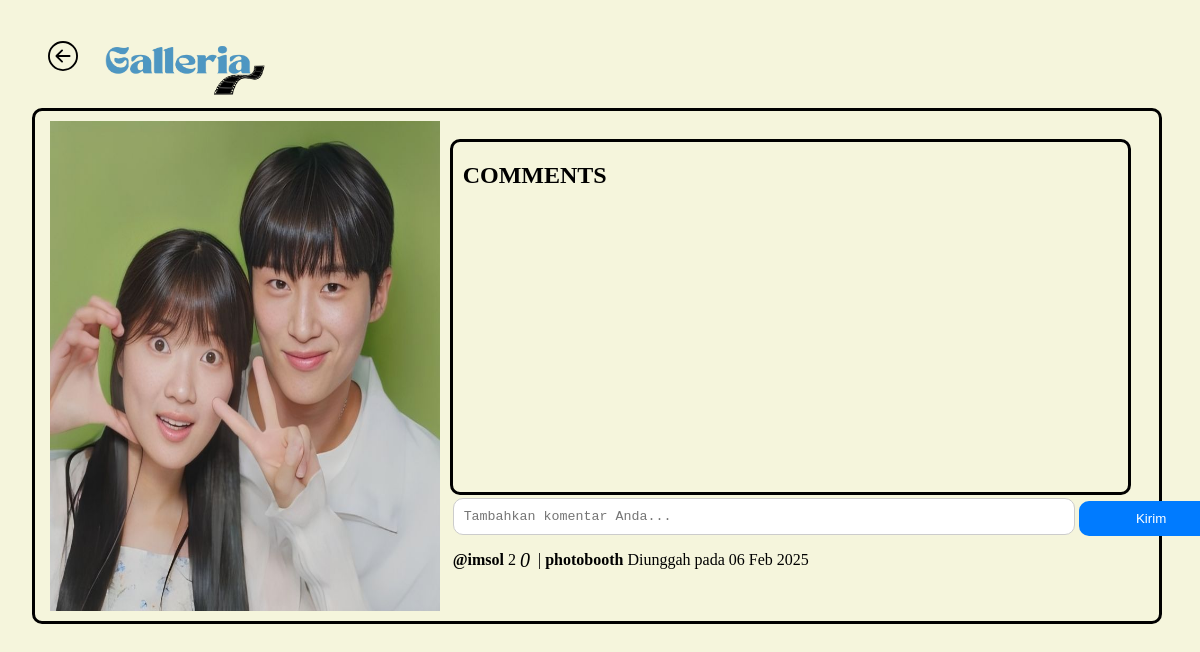
/detail_foto.php?id=1 (signed in), run on the app's committed database.
### tables this page shows
CREATE TABLE `foto` (
  `foto_id` int(11) NOT NULL,
  `judul_foto` varchar(255) NOT NULL,
  `deskripsi` text NOT NULL,
  `tanggal_unggah` date NOT NULL,
  `lokasi_file` varchar(255) NOT NULL,
  `album_id` int(11) NOT NULL,
  `user_id` int(11) NOT NULL
);

CREATE TABLE `user` (
  `user_id` int(11) NOT NULL,
  `role_id` int(11) NOT NULL,
  `username` varchar(255) NOT NULL,
  `password` varchar(255) NOT NULL,
  `email` varchar(255) NOT NULL,
  `name` varchar(255) NOT NULL,
  `alamat` text NOT NULL,
  `foto_profil` varchar(255) NOT NULL,
  `verifikasi` int(11) NOT NULL
);

### detail_foto.php (the view, shortened to what this page needs)
<?php
include "connection.php";
$id = $_GET['id'];
$user = $_SESSION['id'];
$query_foto = mysqli_query($conn, "SELECT * FROM `foto` INNER JOIN `user` ON `foto`.`user_id` = `user`.`user_id` WHERE `foto`.`foto_id` = $id");
$foto = mysqli_fetch_assoc($query_foto);
$timestamp2 = strtotime($foto['tanggal_unggah']);
$tanggal2 = date("d M Y", $timestamp2);
$query_komentar_count = mysqli_query($conn, "SELECT COUNT(*) AS total_komentar FROM `komentar_foto` WHERE `foto_id` = $id");
$row_komentar_count = mysqli_fetch_assoc($query_komentar_count);
$total_komentar = $row_komentar_count['total_komentar'];
$query_like_count = mysqli_query($conn, "SELECT COUNT(*) AS total_like FROM `like_foto` WHERE `foto_id` = $id");
$row_like_count = mysqli_fetch_assoc($query_like_count);
$total_like = $row_like_count['total_like'];
$query_check = mysqli_query($conn, "SELECT * FROM `like_foto` WHERE `foto_id` = $id AND `user_id` = $user");
?>
<!DOCTYPE html>
<html lang="en">
<head>
    <link rel="stylesheet" href="asset.css">
    <link rel="stylesheet" href="https://unicons.iconscout.com/release/v4.0.8/css/line.css">
</head>
<body>
<div class="header">
        <a href="dashboard.php"><img src="Asset/img/left.svg" class="left" style="margin-left: 30px;"></a>
        <img src="Asset/img/logo.png" class="logo">
    </div>
    <div class="div-img">
        <img src="Asset/img/<?php echo $foto['lokasi_file']; ?>" class="img-fluid" style="width:390px; height:490px; padding:10px; ">
        <div class="div-detail">
            <div class="comment">
                <h2 class="text">COMMENTS</h2>
            </div>
            <form action="comment.php" method="POST" class="add-comment-form">
                <table>
                    <tr>
                        <td><textarea name="komentar" placeholder="Tambahkan komentar Anda..." rows="1" class="textarea" required></textarea></td>
                        <td><button type="submit" class="submit-button" name="kirim">Kirim</button></td>
                    </tr>
                </table>
            </form>
            <div class="ket">
                <table style="margin-top : -15px;">
                    <tr>
                        <td>
                            <h4>@<?php echo $foto['username'] ?></h4>
                        </td>
                        <?php if ($is_like = mysqli_num_rows($query_check) > 0) { ?>
                            <td><span><a href="like.php?id=<?php echo $foto['foto_id'] ?>"><img src="Asset/icon/heart.png" width="16px" height="16px" style="margin-top: 3px;"></a></span></td>
                            <td><?php echo $total_like ?></td>
                        <?php } else { ?>
                            <td><span><a href="like.php?id=<?php echo $foto['foto_id'] ?>"><i class="uil uil-heart" title="Like"></i></a><?php echo $total_like ?></span></td>
                        <?php } ?>
                        <td><span><i class="uil uil-comment" title="comment" style="font-size: 20px;"><?php echo $total_komentar ?></i></span></td>
                        <td></td>
                        <td>|</td>
                        <td>
                            <h4><?php echo $foto['judul_foto'] ?></h4>
                        </td>
                        <td>
                            <p> Diunggah pada <?php echo $tanggal2 ?></p>
                        </td>
                    </tr>
                </table>
            </div>
        </div>
    </div>
</body>
</html>

### asset.css (style rules this page uses)
body { background-color: beige; }
.logo { width: 200px; height: 100px; }
.left { width: 30px; height: 30px; }
.header { margin-left: 10px; display: flex; align-items: center; }
a { color: black; }
.div-img { width: 95%; height: 100%; border: 3px solid black; margin-left: 2%; justify-content: center; align-items: center; display: flex; border-radius: 10px; }
.div-detail { width: 60%; margin-right: 30px; }
.comment { width: 100%; height: 350px; border: 3px solid black; border-radius: 10px; overflow-y: auto; }
.text { padding-left: 10px; }
.add-comment-form { justify-content: right; display: flex; flex-direction: column; }
.textarea { width: 600px; padding: 10px; border-radius: 10px; border: 1px solid #ccc; resize: none; }
.submit-button { width: 145px; padding: 10px; background-color: #007bff; color: white; border: none; border-radius: 10px; cursor: pointer; }
.ket { width: 500px; }

### data on the page
foto: lokasi_file (picture), user.username "imsol", judul_foto "photobooth", tanggal_unggah "06 Feb 2025"

### other printed values
$total_like "2"
$total_komentar "0"
